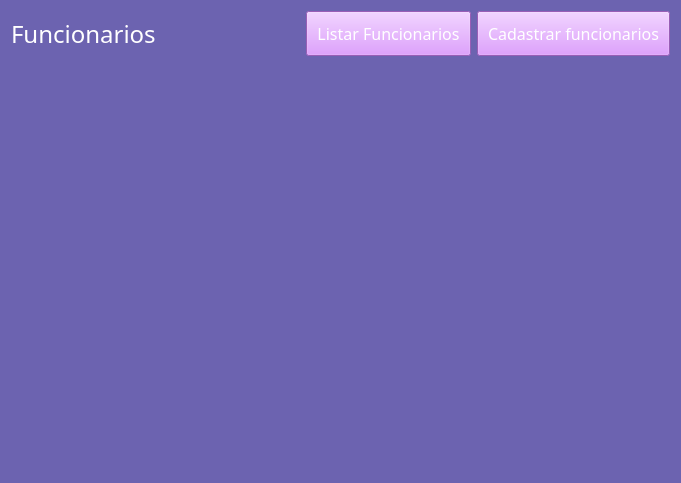
<?xml version="1.0" encoding="UTF-8"?>
<ui version="4.0">
 <class>Form</class>
 <widget class="QWidget" name="Form">
  <property name="geometry">
   <rect>
    <x>0</x>
    <y>0</y>
    <width>681</width>
    <height>483</height>
   </rect>
  </property>
  <property name="windowTitle">
   <string>Form</string>
  </property>
  <property name="styleSheet">
   <string notr="true">background-color:rgb(108, 99, 176);
</string>
  </property>
  <layout class="QVBoxLayout" name="verticalLayout">
   <item>
    <layout class="QHBoxLayout" name="horizontalLayout">
     <item>
      <widget class="QLabel" name="label_5">
       <property name="font">
        <font>
         <family>Impact</family>
         <pointsize>18</pointsize>
        </font>
       </property>
       <property name="styleSheet">
        <string notr="true">color: rgb(255, 255, 255);</string>
       </property>
       <property name="text">
        <string>Funcionarios</string>
       </property>
      </widget>
     </item>
     <item>
      <spacer name="horizontalSpacer">
       <property name="orientation">
        <enum>Qt::Horizontal</enum>
       </property>
       <property name="sizeHint" stdset="0">
        <size>
         <width>40</width>
         <height>20</height>
        </size>
       </property>
      </spacer>
     </item>
     <item>
      <widget class="QPushButton" name="listar_funcionarios_btn">
       <property name="font">
        <font>
         <family>Impact</family>
         <pointsize>12</pointsize>
        </font>
       </property>
       <property name="styleSheet">
        <string notr="true">background-color: rgb(214, 131, 255);
color: rgb(255, 255, 255);
padding: 10px;
</string>
       </property>
       <property name="text">
        <string>Listar Funcionarios</string>
       </property>
      </widget>
     </item>
     <item>
      <widget class="QPushButton" name="cadastrar_funcionarios_btn">
       <property name="font">
        <font>
         <family>Impact</family>
         <pointsize>12</pointsize>
        </font>
       </property>
       <property name="styleSheet">
        <string notr="true">background-color: rgb(214, 131, 255);
color: rgb(255, 255, 255);
padding: 10px;
</string>
       </property>
       <property name="text">
        <string>Cadastrar funcionarios</string>
       </property>
      </widget>
     </item>
    </layout>
   </item>
   <item>
    <widget class="QStackedWidget" name="painel_funcionarios">
     <widget class="QWidget" name="page"/>
     <widget class="QWidget" name="page_2"/>
    </widget>
   </item>
  </layout>
 </widget>
 <resources/>
 <connections/>
</ui>
